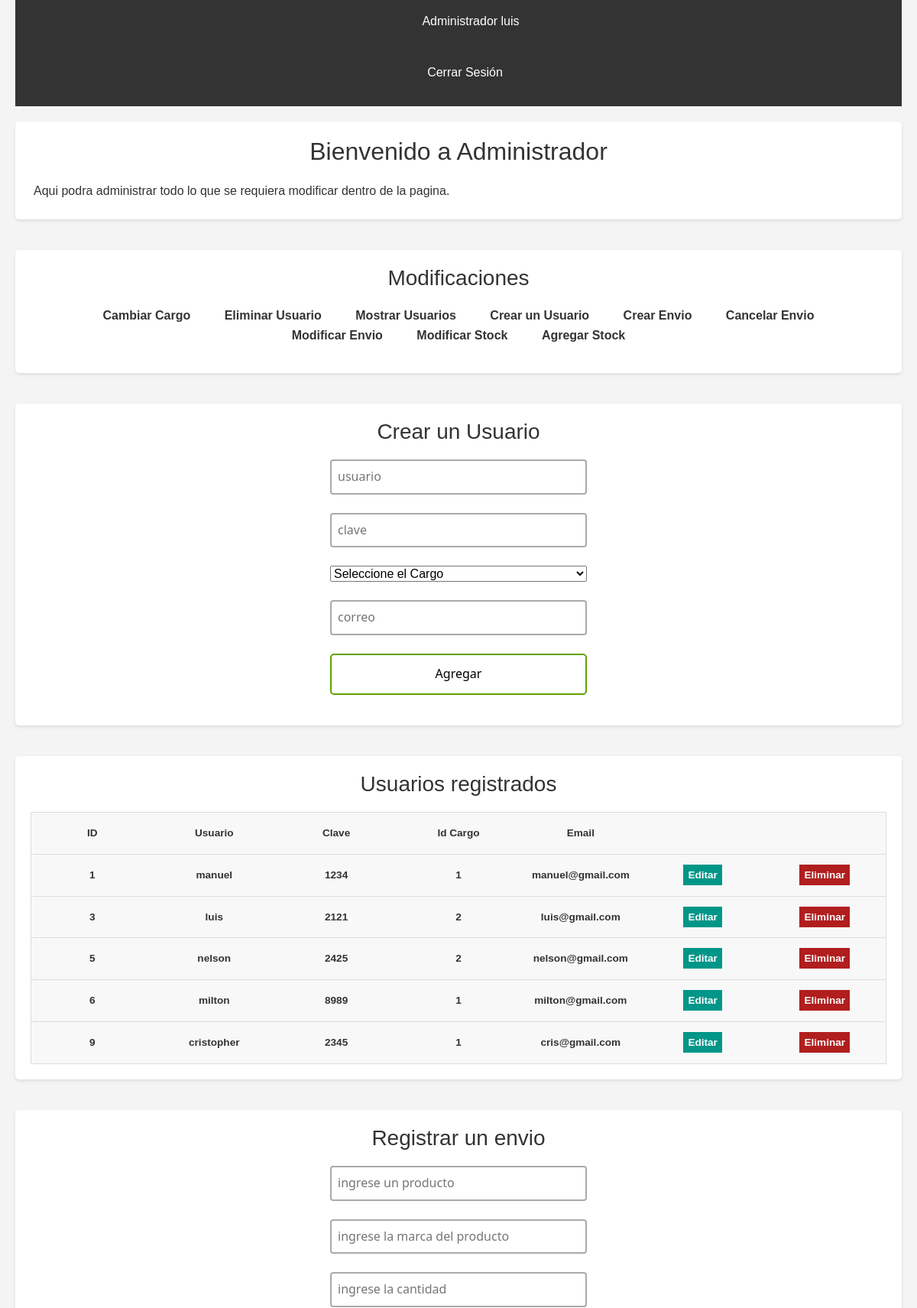
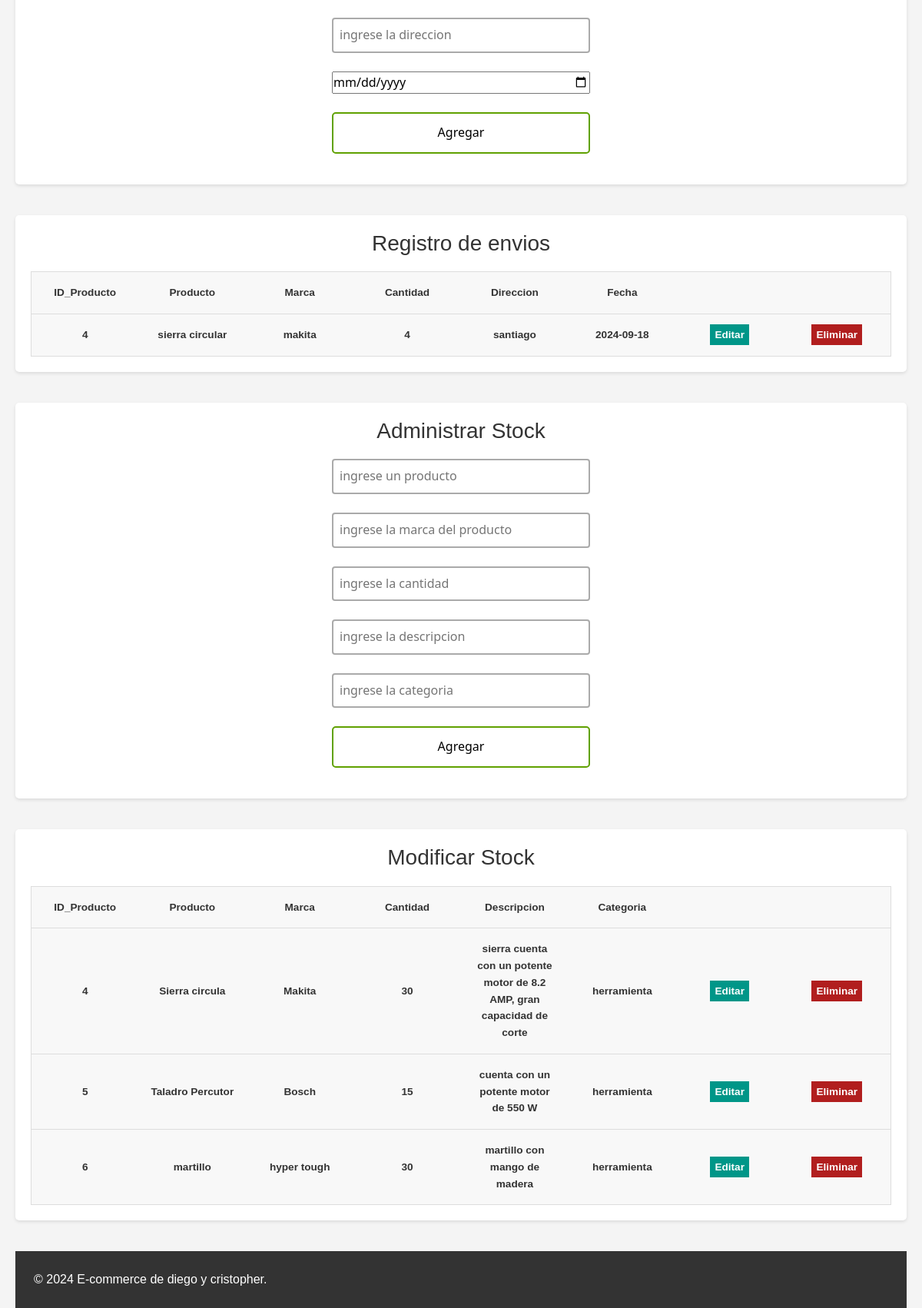
Page /empleados.php (signed in) on the committed database (2 pictures, top to bottom).
### tables this page shows
CREATE TABLE `usuarios` (
  `id` int(11) NOT NULL,
  `usuario` varchar(100) NOT NULL,
  `clave` varchar(10) NOT NULL,
  `id_cargo` int(11) NOT NULL,
  `correo` varchar(100) NOT NULL
);

CREATE TABLE `envios` (
  `id` int(11) NOT NULL,
  `producto` varchar(100) NOT NULL,
  `marca` varchar(100) NOT NULL,
  `cantidad` int(11) NOT NULL,
  `direccion` varchar(100) NOT NULL,
  `fecha_envio` date NOT NULL
);

CREATE TABLE `productos` (
  `id` int(11) NOT NULL,
  `producto` varchar(100) NOT NULL,
  `marca` varchar(100) NOT NULL,
  `descripcion` varchar(100) NOT NULL,
  `categoria` varchar(100) NOT NULL,
  `cantidad` int(11) NOT NULL
);

### empleados.php (the view, shortened to what this page needs)
<?php
$nombreUsuario = isset($_SESSION['usuario']) ? $_SESSION['usuario'] : "Invitado";
$con = connection();
$sql = "SELECT * FROM usuarios";
$query = mysqli_query($con, $sql);
$sql1 = "SELECT * FROM envios";
$query1 = mysqli_query($con, $sql1);
$sql2 = "SELECT * FROM productos";
$query2 = mysqli_query($con, $sql2);
?>
<!DOCTYPE html>
<html lang="es">
<head>
    <link href="https://cdn.jsdelivr.net/npm/bootstrap@5.3.3/dist/css/bootstrap.min.css" rel="stylesheet">
    <link href="empleadosDise.css" rel="stylesheet">
</head>
<body>
    <header>
        <nav>
           <ul>
                <li>
                    <div class="caja">
                        <?php echo 'Administrador  '.$nombreUsuario; ?>
                    </div>
               </li>
           </ul>
            <ul>
                <li><a href="cerrar_sesion.php">Cerrar Sesión</a></li>
            </ul>
        </nav>
    </header>
    <section id="inicio">
        <h2>Bienvenido a Administrador</h2>
        <p>Aqui podra administrar todo lo que se requiera modificar dentro de la pagina.</p>
    </section>
    <section id="categorias">
        <h3>Modificaciones</h3>
        <ul>
            <li><a href="#Mostrar_user">Cambiar Cargo</a></li>
            <li><a href="#Mostrar_user">Eliminar Usuario</a></li>
            <li><a href="#Mostrar_user">Mostrar Usuarios</a></li>
            <li><a href="#crear_user">Crear un Usuario</a></li>
            <li><a href="#crear_envio">Crear Envio</a></li>
            <li><a href="#crear_envio">Cancelar Envio</a></li>
            <li><a href="#crear_envio">Modificar Envio</a></li>
            <li><a href="#modificar_stock">Modificar Stock</a></li>
            <li><a href="#crear_stock">Agregar Stock</a></li>
        </ul>
    </section>
    <section class="metodos_emple">
            <h3>Crear un Usuario</h3>
            <div id="crear_user">
          <div class="users-form">
              <form action="crearUsuarios.php" method="POST">
                   <input type="text" name="usuario" placeholder="usuario">
                   <input type="password" name="clave" placeholder="clave">
                   <select name="id_cargo">
                        <option value="3">Seleccione el Cargo</option>
                    </select>
                   <input type="email" name="correo" placeholder="correo">
                   <input type="submit" value="Agregar">
              </form>
          </div>
    </section>
    <section class="metodos_emple">
            <h3>Usuarios registrados</h3>
            <div id="Mostrar_user">
            <div class="users-table">
        <table>
            <thead>
                <tr>
                    <th>ID</th>
                    <th>Usuario</th>
                    <th>Clave</th>
                    <th>Id Cargo</th>
                    <th>Email</th>
                    <th></th>
                    <th></th>
                </tr>
            </thead>
            <tbody>
                <?php while ($row = mysqli_fetch_array($query)): ?>
                    <tr>
                        <th><?= $row['id'] ?></th>
                        <th><?= $row['usuario'] ?></th>
                        <th><?= $row['clave'] ?></th>
                        <th><?= $row['id_cargo'] ?></th>
                        <th><?= $row['correo'] ?></th>
                        <th><a href="modificar2.php?id=<?= $row['id'] ?>" class="users-table--edit">Editar</a></th>
                        <th><a href="eliminar.php?id=<?= $row['id'] ?>" class="users-table--delete" >Eliminar</a></th>
                    </tr>
                <?php endwhile; ?>
            </tbody>
        </table>
    </div>
    </section>
    <section class="metodos_emple">
            <h3>Registrar un envio</h3>
            <div id="crear_env">
          <div class="users-form">
              <form action="agregar_envio.php" method="POST">
                   <input type="text" name="producto" placeholder="ingrese un producto">
                   <input type="text" name="marca" placeholder="ingrese la marca del producto">
                   <input type="text" name="cantidad" placeholder="ingrese la cantidad">
                   <input type="text" name="direccion" placeholder="ingrese la direccion">
                   <input type="date" name="fecha_envio" placeholder="ingrese la fecha de envio">
                   <input type="submit" value="Agregar">
              </form>
          </div>
    </section>
    <section class="metodos_emple">
    <h3>Registro de envios</h3>
            <div id="crear_envio">
            <div class="users-table">
        <table>
            <thead>
                <tr>
                    <th>ID_Producto</th>
                    <th>Producto</th>
                    <th>Marca</th>
                    <th>Cantidad</th>
                    <th>Direccion</th>
                    <th>Fecha</th>
                    <th></th>
                    <th></th>
                </tr>
            </thead>
            <tbody>
                <?php while ($row = mysqli_fetch_array($query1)): ?>
                    <tr>
                        <th><?= $row['id'] ?></th>
                        <th><?= $row['producto'] ?></th>
                        <th><?= $row['marca'] ?></th>
                        <th><?= $row['cantidad'] ?></th>
                        <th><?= $row['direccion'] ?></th>
                        <th><?= $row['fecha_envio'] ?></th>
                        <th><a href="modificarEnv.php?id=<?= $row['id'] ?>" class="users-table--edit">Editar</a></th>
                        <th><a href="eliminar_Env.php?id=<?= $row['id'] ?>" class="users-table--delete" >Eliminar</a></th>
                    </tr>
                <?php endwhile; ?>
            </tbody>
        </table>
    </div>
    </section>
    <section class="metodos_emple">
            <h3>Administrar Stock</h3>
            <div id="crear_stock">
          <div class="users-form">
              <form action="agregar_stock.php" method="POST">
                   <input type="text" name="producto" placeholder="ingrese un producto">
                   <input type="text" name="marca" placeholder="ingrese la marca del producto">
                   <input type="text" name="cantidad" placeholder="ingrese la cantidad">
                   <input type="text" name="descripcion" placeholder="ingrese la descripcion">
                   <input type="text" name="categoria" placeholder="ingrese la categoria">
                   <input type="submit" value="Agregar">
              </form>
          </div>
    </section>
    <section class="metodos_emple">
    <h3>Modificar Stock</h3>
            <div id="modificar_stock">
            <div class="users-table">
        <table>
            <thead>
                <tr>
                    <th>ID_Producto</th>
                    <th>Producto</th>
                    <th>Marca</th>
                    <th>Cantidad</th>
                    <th>Descripcion</th>
                    <th>Categoria</th>
                    <th></th>
                    <th></th>
                </tr>
            </thead>
            <tbody>
                <?php while ($row = mysqli_fetch_array($query2)): ?>
                    <tr>
                        <th><?= $row['id'] ?></th>
                        <th><?= $row['producto'] ?></th>
                        <th><?= $row['marca'] ?></th>
                        <th><?= $row['cantidad'] ?></th>
                        <th><?= $row['descripcion'] ?></th>
                        <th><?= $row['categoria'] ?></th>
                        <th><a href="administrarStock.php?id=<?= $row['id'] ?>" class="users-table--edit">Editar</a></th>
                        <th><a href="eliminarStock.php?id=<?= $row['id'] ?>" class="users-table--delete" >Eliminar</a></th>
                    </tr>
                <?php endwhile; ?>
            </tbody>
        </table>
    </div>
    </section>
    <footer>
        <p>&copy; 2024 E-commerce de diego y cristopher.</p>
    </footer>
</body>
</html>

### empleadosDise.css (style rules this page uses)
* { box-sizing: border-box; margin: 0; padding: 0; }
html { font-family: 'Segoe UI', sans-serif; text-align: center; }
a { text-decoration: none; }
.users-form form { display: flex; flex-direction: column; gap: 24px; width: 30%; margin: 20px auto; text-align: center; }
.users-form form input { font-family: 'Segoe UI', sans-serif; }
.users-form form input[type=text], .users-form form input[type=password], .users-form form input[type=email] { padding: 8px; border:2px solid #aaa; border-radius:4px; outline:none; transition:.3s; }
.users-form form input[type=submit] { border: none; padding: 12px 50px; text-decoration: none; transition-duration: 0.4s; cursor: pointer; border-radius: 5px; background-color: white; color: black; border: 2px solid #60a100; }
.users-table table { border: 1px solid #ccc; border-collapse: collapse; margin: 0; padding: 0; width: 100%; table-layout: fixed; }
table tr { background-color: #f8f8f8; border: 1px solid #ddd; padding: 4px; }
table th { padding: 16px; text-align: center; font-size: .85em; }
.users-table--edit { background: #009688; padding: 6px; color: #fff; text-align: center; font-weight: bold; }
.users-table--delete { background: #b11e1e; padding: 6px; color: #fff; text-align: center; font-weight: bold; }

### empleados.php (style rules this page uses)
* { margin: 0; padding: 0; box-sizing: border-box; font-family: Arial, sans-serif; }
body { line-height: 1.6; background-color: #f4f4f4; color: #333; padding: 0 20px; }
header { background-color: #333; color: #fff; padding: 15px 0; margin-bottom: 20px; }
nav ul { list-style: none; text-align: center; }
nav ul li { display: inline; margin-right: 15px; }
nav ul li a { color: #fff; text-decoration: none; font-size: 16px; padding: 5px 10px; transition: background-color 0.3s; }
section { margin-bottom: 40px; padding: 20px; background-color: #fff; border-radius: 5px; box-shadow: 0 2px 4px rgba(0, 0, 0, 0.1); text-align: center; }
section h2, section h3 { color: #333; margin-bottom: 20px; text-align: center; font-weight: normal; }
#categorias ul { list-style: none; padding: 0; text-align: center; }
#categorias ul li { display: inline-block; margin: 0 10px; }
#categorias ul li a { color: #333; text-decoration: none; font-weight: bold; padding: 5px 10px; transition: color 0.3s, background-color 0.3s; }
footer { text-align: center; padding: 20px; background-color: #333; color: #fff; margin-top: 20px; position: relative; bottom: 0; width: 100%; }
p { width: 50%; height: auto; margin: 4px; text-align: left; }
form { text-align: center; }
.metodos_emple { flex: 1; }

### rows in the picture
usuarios: id "1", usuario "manuel", clave "1234", id_cargo "1", correo "manuel@gmail.com"
usuarios: id "3", usuario "luis", clave "2121", id_cargo "2", correo "luis@gmail.com"
usuarios: id "5", usuario "nelson", clave "2425", id_cargo "2", correo "nelson@gmail.com"
usuarios: id "6", usuario "milton", clave "8989", id_cargo "1", correo "milton@gmail.com"
usuarios: id "9", usuario "cristopher", clave "2345", id_cargo "1", correo "cris@gmail.com"
envios: id "4", producto "sierra circular", marca "makita", cantidad "4", direccion "santiago", fecha_envio "2024-09-18"
productos: id "4", producto "Sierra circula", marca "Makita", cantidad "30", descripcion "sierra cuenta con un potente motor de 8.2 AMP, gran capacidad de corte", categoria "herramienta"
productos: id "5", producto "Taladro Percutor", marca "Bosch", cantidad "15", descripcion "cuenta con un potente motor de 550 W", categoria "herramienta"
productos: id "6", producto "martillo", marca "hyper tough", cantidad "30", descripcion "martillo con mango de madera", categoria "herramienta"

### other values in the picture
$nombreUsuario "luis"
